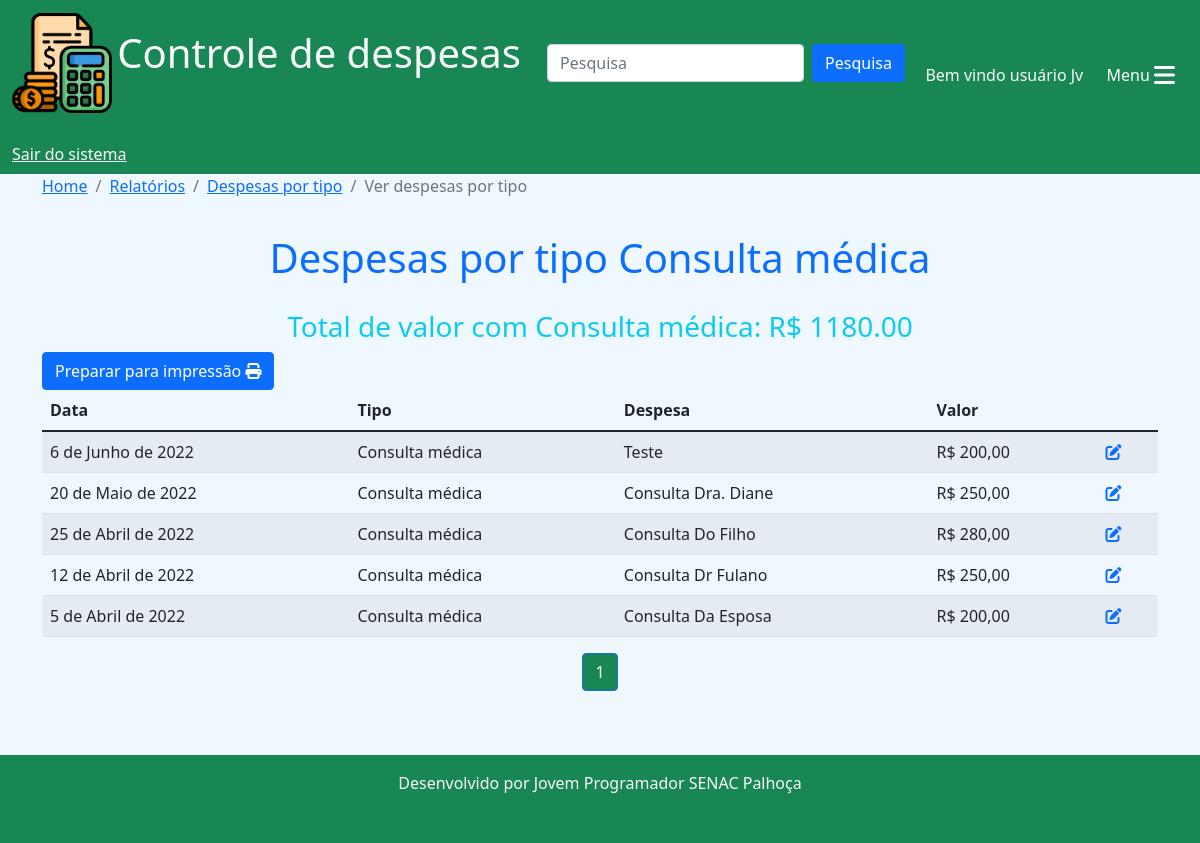
The page /relatorios/ver_despesas_tipo/8 (signed in) on the database its author committed.
### cadastros/models.py (models this page shows)
class TipoDespesa(models.Model):
    tipo = models.CharField(max_length=80)
    padrao = models.BooleanField(default=False)
    usuario = models.ForeignKey(User, on_delete=models.CASCADE, blank=True, null=True)
    grupo = models.ForeignKey(GrupoDespesa, on_delete=models.CASCADE)
    ativo = models.BooleanField(default=True)
    class Meta:
        verbose_name = 'Tipo de despesa'
        verbose_name_plural = 'Tipos de despesa'
    def __str__(self):
        return self.tipo

### despesas/models.py (models this page shows, shortened)
class Despesa(models.Model):
    despesa = models.TextField(blank=True, null=True)
    data = models.DateField()
    usuario = models.ForeignKey(User, on_delete=models.CASCADE)
    tipo = models.ForeignKey(TipoDespesa, on_delete=models.DO_NOTHING)
    fpag = models.ForeignKey(FormaPagamento, on_delete=models.DO_NOTHING)
    valor = models.DecimalField(max_digits=10, decimal_places=2)
    class Meta:
        verbose_name = 'Despesa'
        verbose_name_plural = 'Despesas'

### relatorios/views.py (the view)
# urls.py: path('ver_despesas_tipo/<int:id>', views.ver_despesas_tipo, name='ver_despesas_tipo'),
@login_required(login_url='login')
def ver_despesas_tipo(request, id):
    user = request.user
    tipo = get_object_or_404(TipoDespesa, id=id)
    despesas = Despesa.objects.all().filter(
        usuario=user, tipo=tipo
    ).order_by('-data')
    if len(despesas) == 0:
        messages.add_message(request, messages.WARNING, 'Não existem registros para esse usuário')
        return redirect('home')
    total = despesas.aggregate(Sum('valor'))
    total = f"{total['valor__sum']:.2f}"
    paginator = Paginator(despesas, 10)
    page = request.GET.get('p')
    despesas = paginator.get_page(page)
    return render(request, 'ver_despesas_tipo.html', {'despesas':despesas, 'tipo':tipo, 'total':total})

### relatorios/templates/ver_despesas_tipo.html (shortened to what this page needs)
{% extends 'base.html'%}
{% block 'conteudo'%}
<nav aria-label="breadcrumb">
  <ol class="breadcrumb">
    <li class="breadcrumb-item"><a href="{% url 'home'%}">Home</a></li>
    <li class="breadcrumb-item"><a href="{% url 'relatorios'%}">Relatórios</a></li>
    <li class="breadcrumb-item"><a href="{% url 'despesas_por_tipo'%}">Despesas por tipo</a></li>
    <li class="breadcrumb-item active" aria-current="page">Ver despesas por tipo</li>
  </ol>
</nav>
<h1 style="padding-top: 20px;" class="text-center text-primary">Despesas por tipo {{tipo}}</h1>
<h3 style="padding-top: 20px;" class="text-center text-info">Total de valor com {{tipo}}: R$ {{total}}</h3>
{% if 'intervalo' in request.path%}
<a href="{% url 'ver_despesas_tipo_intervalo_print' tipo.id%}?data_inicial={{data_inicial_sf}}&data_final={{data_final_sf}}" class="btn btn-outline-primary" target="_blank">Preparar para impressão <i class="fa-solid fa-print"></i></a>
{% else %}
<a href="{% url 'ver_despesas_tipo_print' tipo.id%}" class="btn btn-primary" target="_blank">Preparar para impressão <i class="fa-solid fa-print"></i></a>
{%endif%}
<div class="row">
  <div class="col-12">
    <table class="table table-striped table-hover">
      <thead>
        <tr>
          <th scope="col">Data</th>
          <th scope="col">Tipo</th>
          <th scope="col">Despesa</th>
          <th scope="col">Valor</th>
        </tr>
      </thead>
      <tbody>
        {% for c in despesas%}
        <tr>
            <td>{{c.data}}</td>
            <td>{{c.tipo}}</td>
            <td>{{c.despesa}}</td>
            <td>R$ {{c.valor}}</td>
            <td><a href="{% url 'alterar_despesa' c.id%}" title='Manutenção de despesa'><i class="fa-solid fa-pen-to-square text-primary"></i></a></td>
        </tr>
        {%endfor%}
      </tbody>
    </table>
</div>
<nav aria-label="Page navigation example">
  <ul class="pagination justify-content-center">
    {%for pagina in despesas.paginator.page_range%}
    {%if despesas.number == pagina%}
      <li class="page-item active"><a class="page-link bg-success" href="?p={{pagina}}&data_inicial_tipo={{data_inicial_sf}}&data_final_tipo={{data_final_sf}}">{{pagina}}</a></li>
    {% elif despesas.number > pagina|add:'-3'  and despesas.number < pagina|add:'3'%}
      <li class="page-item"><a class="page-link" href="?p={{pagina}}&data_inicial_tipo={{data_inicial_sf}}&data_final_tipo={{data_final_sf}}">{{pagina}}</a></li>
    {%endif%}
    {%endfor%}
  </ul>
</nav>
</div>
{% endblock %}

### templates/base.html (shortened to what this page needs)
{% load static %}
<!DOCTYPE html>
<html lang="pt-br">
<head>
    <link href="https://cdn.jsdelivr.net/npm/bootstrap@5.1.3/dist/css/bootstrap.min.css" rel="stylesheet">
    <link rel="stylesheet" href="{% static 'css/estilo.css'%}">
</head>
<body>
    <nav class="navbar navbar-light bg-success">
        <div class="container-fluid">
          <a class="navbar-brand text-light" href="{% url 'home'%}">
            <img src="{% static 'img/icone_despesas.png'%}" width="100" height="100" class="d-inline-block align-text-middle">
            <span class="fs-1">Controle de despesas</span>
          </a>
          <form class="d-flex" action="{% url 'pesquisa'%}">
            <input class="form-control me-2" type="search" placeholder="Pesquisa" aria-label="Search" name="termo">
            <button class="btn btn-primary" type="submit">Pesquisa</button>
          </form>
          {% if user.first_name != ''%}
          <span class="text-light mt-4">Bem vindo {{user.first_name}} {{user.last_name}}</span>
          {% else %}
          <span class="text-light mt-4">Bem vindo usuário {{user}}</span>
          {% endif %}
          <button class="btn btn-success text-end mt-4" type="button" data-bs-toggle="offcanvas" data-bs-target="#offcanvasScrolling" aria-controls="offcanvasScrolling">Menu <i class="fa fa-bars fa-xl"></i></button>
          {% if user.is_authenticated %}
          <a href="{% url 'logout'%}" class="text-light mt-4">Sair do sistema</a>
          {% else %}
          <a href="{% url 'login'%}" class="text-light mt-4">Faça seu login</a>
          {% endif %}
        </div>
    </nav>
      <div class="container">
       {% block 'conteudo'%}
       {% endblock %}
      </div>
    <footer class="text-center text-light bg-success mt-5 pb-3">
        <p class="py-3">Desenvolvido por Jovem Programador SENAC Palhoça</p>
    </footer>
</body>
</html>

### templates/static/css/estilo.css (style rules this page uses)
* { margin: 0; padding: 0; }
body { background-color: aliceblue; }

### rows shown on the page
TipoDespesa: tipo "Consulta médica"
Despesa: data "6 de Junho de 2022", tipo "Consulta médica", despesa "Teste", valor "200,00"
Despesa: data "20 de Maio de 2022", tipo "Consulta médica", despesa "Consulta Dra. Diane", valor "250,00"
Despesa: data "25 de Abril de 2022", tipo "Consulta médica", despesa "Consulta Do Filho", valor "280,00"
Despesa: data "12 de Abril de 2022", tipo "Consulta médica", despesa "Consulta Dr Fulano", valor "250,00"
Despesa: data "5 de Abril de 2022", tipo "Consulta médica", despesa "Consulta Da Esposa", valor "200,00"

### other values the page prints
{{ user }} "Jv"
{{ total }} "1180.00"
{{ pagina }} "1"
